Frame 1 (no input): blank canvas, image omitted
Frame 60 (the mouse pressed at the canvas centre just before this capture): blank canvas, image omitted
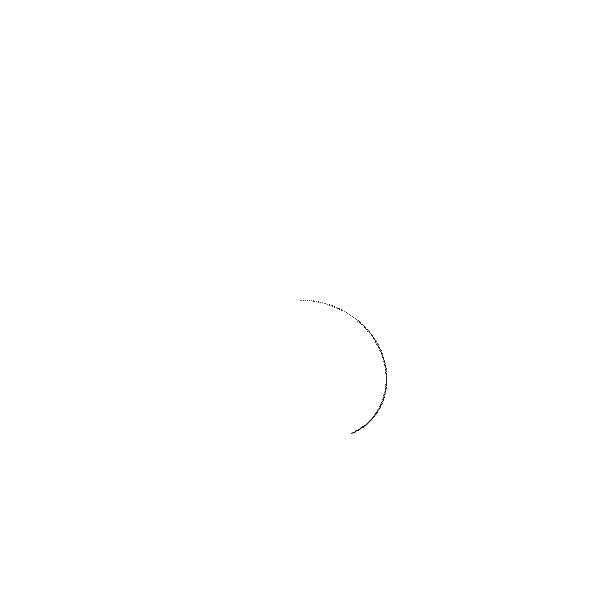
Frame 120 (the mouse held since frame 60 and released just before this capture)

The Processing sketch whose frames 1 and 60 were blank and that drew this single picture after the mouse press (run headless with seeded random() and noise(); from frame 60 on, the mouse is pressed at the canvas centre):

// Processing sketch: WrappingFunctionsAroundUnitCircle
// ── WrappingFunctionsAroundUnitCircle.pde
float theta = 0.;
float step = 0.01;
float alpha = 0.;
float alphaStep = 0.005;
boolean loop = true;
void setup(){
  frameRate(1000);
  size(600, 601);
  background(255);
  fill(0);
}
void draw(){
  translate(width/2, height/2);
  float x = f(alpha)*cos(theta);
  float y = f(alpha)*sin(theta);
  
  float next_x = f(alpha)*cos(theta + step);
  float next_y = f(alpha)*sin(theta + step);
  
  line(x, y, next_x, next_y);
  theta += step;
  alpha+= alphaStep;
}


float f(float x){
  return 75*(sin(2*x) + sin(3*x));}


void mouseWheel(MouseEvent event) {
  float e = event.getCount();
  if(e > 0){
  alphaStep += 0.001;
  }
  else{
  alphaStep -= 0.001;
  }
  if(alphaStep < 0) step = 0.001;

  background(255);
  text("alphaStep: "+alphaStep, 0, 0);
}
void mouseClicked() {
  if(loop){
  noLoop();
  loop=!loop;
  }else{
      loop();
      loop=!loop;
  }
}
